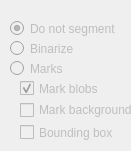
   <widget class="QWidget" name="widget" native="true">
    <property name="geometry">
     <rect>
      <x>1350</x>
      <y>280</y>
      <width>131</width>
      <height>151</height>
     </rect>
    </property>
    <widget class="QRadioButton" name="rb_Segm_Not">
     <property name="enabled">
      <bool>false</bool>
     </property>
     <property name="geometry">
      <rect>
       <x>10</x>
       <y>20</y>
       <width>131</width>
       <height>17</height>
      </rect>
     </property>
     <property name="text">
      <string>Do not segment</string>
     </property>
     <property name="checkable">
      <bool>true</bool>
     </property>
     <property name="checked">
      <bool>true</bool>
     </property>
     <property name="autoRepeat">
      <bool>false</bool>
     </property>
     <property name="autoExclusive">
      <bool>true</bool>
     </property>
    </widget>
    <widget class="QRadioButton" name="rb_Segm_Bin">
     <property name="enabled">
      <bool>false</bool>
     </property>
     <property name="geometry">
      <rect>
       <x>10</x>
       <y>40</y>
       <width>82</width>
       <height>17</height>
      </rect>
     </property>
     <property name="autoFillBackground">
      <bool>false</bool>
     </property>
     <property name="text">
      <string>Binarize</string>
     </property>
     <property name="checkable">
      <bool>true</bool>
     </property>
     <property name="autoRepeat">
      <bool>false</bool>
     </property>
     <property name="autoExclusive">
      <bool>true</bool>
     </property>
    </widget>
    <widget class="QRadioButton" name="rb_Segm_Mark">
     <property name="enabled">
      <bool>false</bool>
     </property>
     <property name="geometry">
      <rect>
       <x>10</x>
       <y>60</y>
       <width>82</width>
       <height>17</height>
      </rect>
     </property>
     <property name="text">
      <string>Marks</string>
     </property>
     <property name="checkable">
      <bool>true</bool>
     </property>
     <property name="autoRepeat">
      <bool>false</bool>
     </property>
     <property name="autoExclusive">
      <bool>true</bool>
     </property>
    </widget>
    <widget class="QCheckBox" name="cb_MarkBlobs">
     <property name="enabled">
      <bool>false</bool>
     </property>
     <property name="geometry">
      <rect>
       <x>20</x>
       <y>80</y>
       <width>101</width>
       <height>17</height>
      </rect>
     </property>
     <property name="text">
      <string>Mark blobs</string>
     </property>
     <property name="checked">
      <bool>true</bool>
     </property>
    </widget>
    <widget class="QCheckBox" name="cb_MarkBG">
     <property name="enabled">
      <bool>false</bool>
     </property>
     <property name="geometry">
      <rect>
       <x>20</x>
       <y>100</y>
       <width>121</width>
       <height>20</height>
      </rect>
     </property>
     <property name="text">
      <string>Mark background</string>
     </property>
    </widget>
    <widget class="QCheckBox" name="cb_MarkBoundingBox">
     <property name="enabled">
      <bool>false</bool>
     </property>
     <property name="geometry">
      <rect>
       <x>20</x>
       <y>124</y>
       <width>111</width>
       <height>17</height>
      </rect>
     </property>
     <property name="text">
      <string>Bounding box</string>
     </property>
    </widget>
   </widget>
